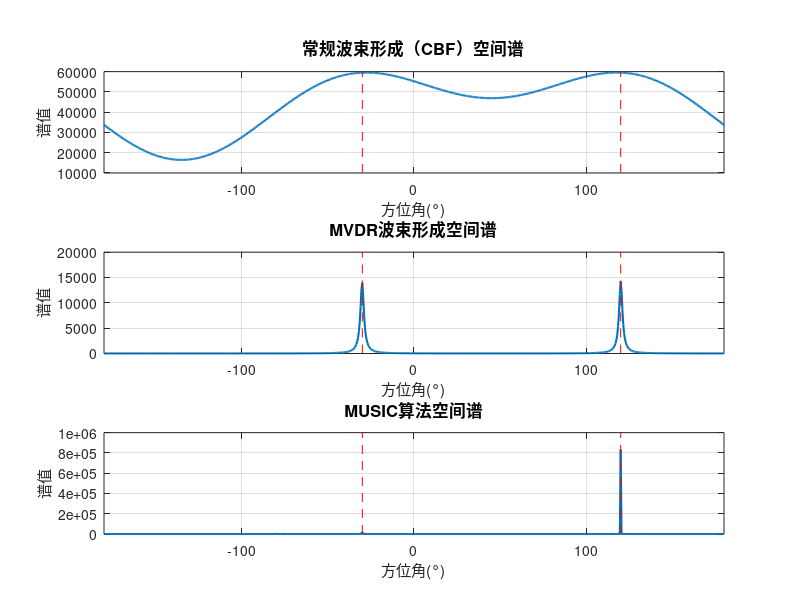

Write MATLAB code to recreate this figure. (Note: this script raises an error after producing the figure.)
%%% 矢量水听器频域波束形成DOA估计算法
clear; clc; close all;

%% 参数设置
fs = 2048;          % 采样率
T = 20;              % 信号时长(s)
N = fs*T;           % 总采样点数
f0 = 200;           % 信号频率(Hz)
theta1 = -30;        % 目标1方位角(°)
theta2 = 120;       % 目标2方位角(°)
SNR = 10;           % 信噪比(dB)
win_len = 1024;     % 帧长
overlap = 0.5;      % 重叠率
nfft = 2048;        % FFT点数
theta_search = -180:0.5:180;  % 搜索角度范围

%% 生成矢量水听器信号
t = 0:1/fs:(N-1)/fs;
% 目标信号（声压通道）
s1 = cos(2*pi*200*t);
s2 = cos(2*pi*150*t + pi/4);  % 带初始相位差的第二目标
p = s1 + s2;  % 声压通道信号

% 振速通道信号（x和y方向）
vx = s1*cosd(theta1) + s2*cosd(theta2);
vy = s1*sind(theta1) + s2*sind(theta2);

% 加噪声
p = awgn(p, SNR, 'measured');
vx = awgn(vx, SNR, 'measured');
vy = awgn(vy, SNR, 'measured');

%% 分帧加窗并转换到频域
win = hanning(win_len);  % 汉宁窗
step = round(win_len*(1-overlap));
num_frames = floor((N - win_len)/step) + 1;

% 存储各通道频域信号（频率点×帧数）
P = zeros(nfft, num_frames);
Vx = zeros(nfft, num_frames);
Vy = zeros(nfft, num_frames);

for k = 1:num_frames
    idx = (k-1)*step + 1 : (k-1)*step + win_len;
    p_frame = p(idx) .* win';
    vx_frame = vx(idx) .* win';
    vy_frame = vy(idx) .* win';
    
    % FFT变换（取正频率）
    P(:,k) = fft(p_frame, nfft);
    Vx(:,k) = fft(vx_frame, nfft);
    Vy(:,k) = fft(vy_frame, nfft);
end

%% 频域波束形成
% 选择信号频率附近的频点（减少计算量）
f = (0:nfft-1)*fs/nfft;
f_idx = find(f >= 100 & f <= 250);  % 围绕目标频率的频带
num_freq = length(f_idx);

% 初始化三种算法的空间谱（角度×频率）
P_cbf = zeros(length(theta_search), num_freq);
P_mvdr = zeros(length(theta_search), num_freq);
P_music = zeros(length(theta_search), num_freq);

for fk = 1:num_freq
    f_idx_current = f_idx(fk);
    % 提取当前频率点的三通道信号（帧数×通道数）
    X = [P(f_idx_current,:).', Vx(f_idx_current,:).', Vy(f_idx_current,:).'];
    
    % 计算协方差矩阵
    R = X' * X / num_frames;  % 样本协方差矩阵
    R = (R + R')/2;  % 确保Hermitian对称
    
    % 特征值分解（用于MUSIC）
    [U, D] = eig(R);
    U_n = U(:, 1);  % 3通道，取后1个特征向量为噪声子空间
    
    % 遍历所有搜索角度
    for theta_idx = 1:length(theta_search)
        theta = theta_search(theta_idx);
        a = [1; cosd(theta); sind(theta)];  % 导向矢量
        
        % CBF
        P_cbf(theta_idx, fk) = real(a' * R * a);
        
        % MVDR（添加正则化避免矩阵奇异）
        R_inv = inv(R + 1e-6*eye(size(R)));
        P_mvdr(theta_idx, fk) = 1 / real(a' * R_inv * a);
        
        % MUSIC
        P_music(theta_idx, fk) = 1 / real(a' * U_n * U_n' * a);
    end
end

%% 结果融合（对频率加权平均）
% 以信号功率为权重（声压频谱幅度）
power_weights = abs(P(f_idx, :)) * ones(size(P,2),1) / num_frames;  % 每个频率点的功率
power_weights = power_weights / sum(power_weights);  % 归一化

% 加权融合空间谱
P_cbf_avg = P_cbf * power_weights;
P_mvdr_avg = P_mvdr * power_weights;
P_music_avg = P_music * power_weights;

%% 可视化结果
figure('Position', [100 100 1000 800]);

% 1. CBF结果
subplot(3,1,1);
plot(theta_search, P_cbf_avg, 'LineWidth', 1.5);
title('常规波束形成（CBF）空间谱', 'FontSize', 12);
xlabel('方位角(°)'); ylabel('谱值');
xlim([-180 180]); grid on;
hold on; plot([theta1 theta1], ylim, 'r--', [theta2 theta2], ylim, 'r--');

% 2. MVDR结果
subplot(3,1,2);
plot(theta_search, P_mvdr_avg, 'LineWidth', 1.5);
title('MVDR波束形成空间谱', 'FontSize', 12);
xlabel('方位角(°)'); ylabel('谱值');
xlim([-180 180]); grid on;
hold on; plot([theta1 theta1], ylim, 'r--', [theta2 theta2], ylim, 'r--');

% 3. MUSIC结果
subplot(3,1,3);
plot(theta_search, P_music_avg, 'LineWidth', 1.5);
title('MUSIC算法空间谱', 'FontSize', 12);
xlabel('方位角(°)'); ylabel('谱值');
xlim([-180 180]); grid on;
hold on; plot([theta1 theta1], ylim, 'r--', [theta2 theta2], ylim, 'r--');

sgtitle('矢量水听器频域DOA估计结果（红色虚线为真实方位）', 'FontSize', 14);
